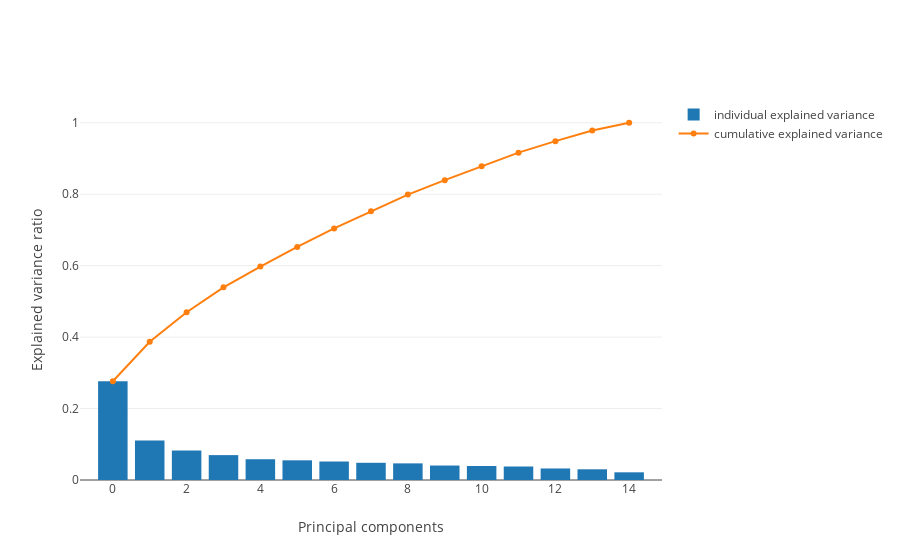

Notebook code cell kept with this figure:
### Markdown cell above
### Explained variance

How much of the variance in the data is explained by each successive component?

### Code cell
plot_explained_variance(pca)

### Figure 1 — Plotly figure (JSON) as saved in the notebook; plotly's stock layout.template omitted (floating-point values rounded to 4 significant figures)
{"data": [{"name": "individual explained variance", "type": "bar", "y": [0.2763, 0.1108, 0.08255, 0.06963, 0.05814, 0.05508, 0.05173, 0.04816, 0.04652, 0.04047, 0.03925, 0.03772, 0.03227, 0.02994, 0.02153]}, {"name": "cumulative explained variance", "type": "scatter", "y": [0.2763, 0.387, 0.4696, 0.5392, 0.5973, 0.6524, 0.7041, 0.7523, 0.7988, 0.8393, 0.8785, 0.9163, 0.9485, 0.9785, 1]}], "layout": {"xaxis": {"title": "Principal components"}, "yaxis": {"title": "Explained variance ratio"}}}
